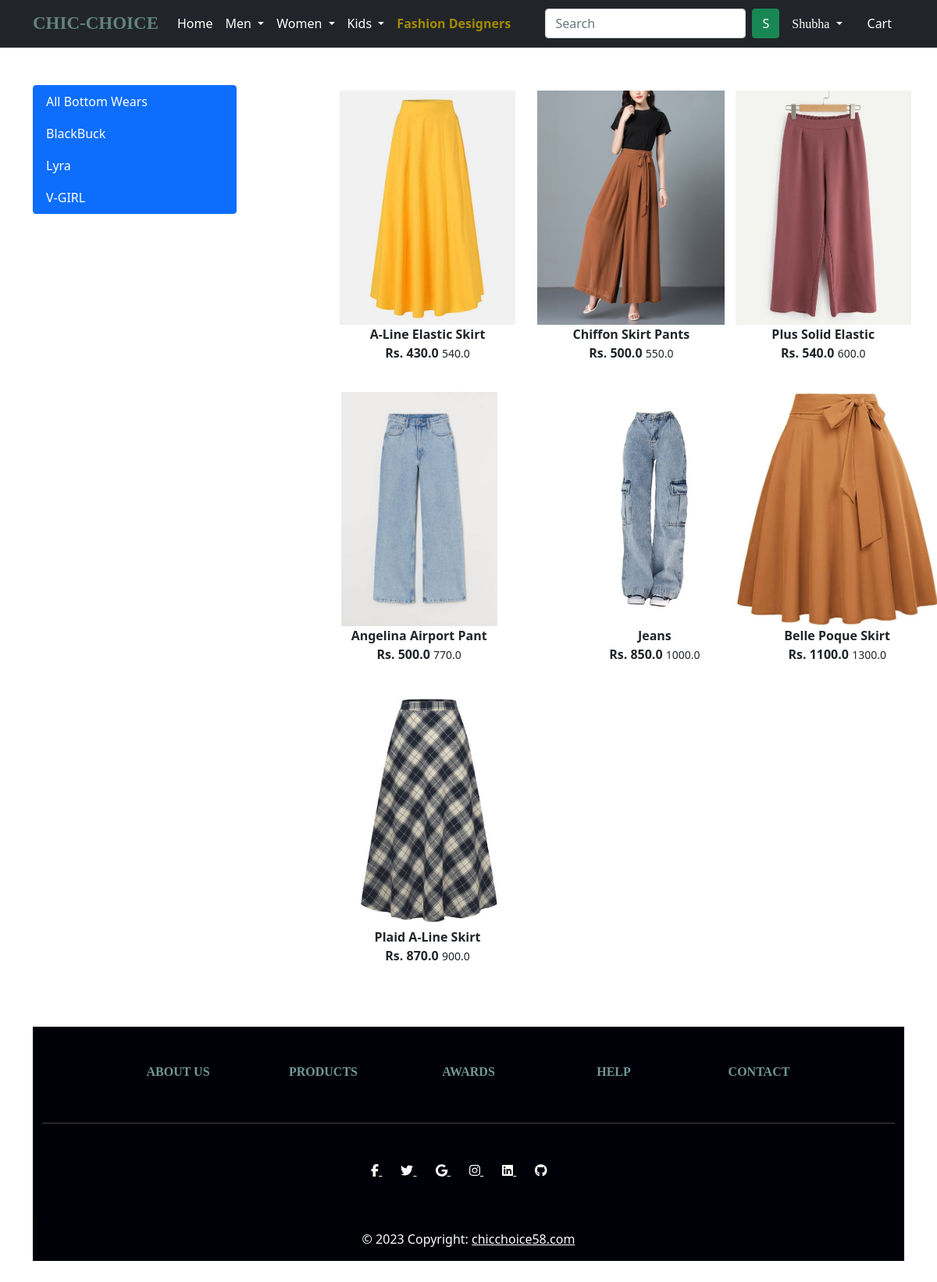
Screenshot of /bottomwear/ (signed in) with the database file from the repository.
### app/models.py (models this page shows, shortened)
class Product(models.Model):
    title = models.CharField(max_length=100)
    selling_price = models.FloatField()
    discounted_price = models.FloatField()
    description = models.TextField()
    brand = models.CharField(max_length=100)
    category = models.CharField(choices=CATEGORY_CHOICES,max_length=4)
    product_image = models.ImageField(upload_to="productimg")

### app/views.py (the view)
# urls.py: path('bottomwear/', views.bottomwear, name='bottomwear'),
@login_required
def bottomwear(request,data=None):
    if data == None:
        bottomwear = Product.objects.filter(category="BW")
    elif data == "Lyra" or data == "V-GIRL" or data == "BlackBuck" :
        bottomwear = Product.objects.filter(category="BW").filter(brand=data)
    return render(request, 'app/bottomwear.html', {"bottomwear":bottomwear})

### app/templates/app/bottomwear.html (shortened to what this page needs)
{% extends 'app/base.html' %}
{% load static %}
{% block main-content %}
<div class="container my-5">
 <div class="row">
  <div class="col-sm-3">
    <div class="list-group">
      <a href="{% url 'bottomwear' %}" class="list-group-item list-group-item-action active" aria-current="true">
        All Bottom Wears
      </a>
      <a href="{% url 'bottomweardata' 'BlackBuck' %}" class="list-group-item list-group-item-action active" aria-current="true">
        BlackBuck
        </a>
        <a href="{% url 'bottomweardata' 'Lyra' %}" class="list-group-item list-group-item-action active" aria-current="true">
          Lyra
        </a>
        <a href="{% url 'bottomweardata' 'V-GIRL' %}" class="list-group-item list-group-item-action active" aria-current="true">
          V-GIRL
        </a>
    </div>
  </div>
  <div class="col-sm-8 offset-sm-1">
    <div class="row">
      {% for product in bottomwear  %}
          <div class="col-sm-4 text-center mb-4">
              <a href="{% url 'product-detail' product.id %}" class="btn">
                  <div class="item">
                      <img src="{{ product.product_image.url }}" alt="" height="300" class="">
                      <div class="fw-bold"> {{product.title}} </div>
                      <div class="fw-bold"> Rs. {{product.discounted_price}}
                          <small class="fw-light text-decoration-line-trough"> {{ product.selling_price }} </small>
                      </div>
                  </div>
              </a>
          </div>
      {% endfor %}
     </div>
  </div>
 </div>
</div>
{% endblock main-content %}

### app/templates/app/base.html (shortened to what this page needs)
<!doctype html>
{% load static %}
<html lang="en">
  <head>
    <link href="https://cdn.jsdelivr.net/npm/bootstrap@5.0.0-beta1/dist/css/bootstrap.min.css" rel="stylesheet">
    <link rel="stylesheet" href="{% static 'app/css/owl.carousel.min.css' %}">
    <link rel="stylesheet" href="{% static 'app/css/all.min.css' %}">
    <link rel="stylesheet" href="{% static 'app/css/style.css' %}">
    <link rel="stylesheet" href="{% static 'app/css/designer_login.css' %}">
  </head>
  <body>
    <nav class="navbar navbar-expand-lg navbar-dark bg-dark">
     <div class="container">
       <a class="navbar-brand" href="/"><b style="font-weight: 1300;color: rgb(99, 129, 129); font-family:Cursive;font-size: 23px;">CHIC-CHOICE</b></a>
       <div class="collapse navbar-collapse" id="navbarSupportedContent">
         <ul class="navbar-nav me-auto mb-2 mb-lg-0">
           <li class="nav-item">
             <a class="nav-link active" aria-current="page" href="/">Home</a>
           </li>
           <li class="nav-item dropdown">
             <a class="nav-link dropdown-toggle text-white" href="#" id="electronicsDropdown" role="button" data-bs-toggle="dropdown" aria-expanded="false">
               Men
             </a>
           </li>
           <li class="nav-item dropdown">
             <a class="nav-link dropdown-toggle text-white" href="#" id="fashionDropdown" role="button" data-bs-toggle="dropdown" aria-expanded="false">
              Women
             </a>
           </li>
           <li class="nav-item dropdown">
            <a class="nav-link dropdown-toggle text-white" href="#" id="fashionDropdown" role="button" data-bs-toggle="dropdown" aria-expanded="false">
            Kids
            </a>
          </li>
          <li class="nav-item">
             <a style="color: #A38A00; font-weight: 700;" class="nav-link active" aria-current="page" href="{% url 'designers' %}">Fashion Designers</a>
           </li>
         </ul>
         <form class="d-flex" action="{% url 'search' %}" method="GET">
          <input class="form-control me-2" type="search" name="query" placeholder="Search" aria-label="Search">
          <button class="btn btn-success" type="submit" style="font-weight: 500;">S</button>
      </form>
         <div>
          <ul class="navbar-nav me-auto mb-2 mb-lg-0">
            {%  if request.user.is_authenticated %}
           <li class="nav-item dropdown mx-2">
              <a class="nav-link dropdown-toggle text-white" href="#" id="profileDropdown" role="button" data-bs-toggle="dropdown" aria-expanded="false">
                <span style="font-family:cursive;" class="text">{{ request.user.username|capfirst }}</span>
              </a>
                </li>
                <li class="nav-item mx-2">
                <a href="{% url 'showcart' %}" class="nav-link text-white"> Cart </a>
                </li>
            {% endif %}
          </ul>
         </div>
       </div>
     </div>
    </nav>
    {% block main-content %} {% endblock main-content %}
<div class="container my-5">
  <footer class="text-center text-white" style="background-color: #000108">
    <div class="container">
      <section class="mt-5">
        <div class="row text-center d-flex justify-content-center pt-5">
          <div class="col-md-2">
            <h6 class="text-uppercase font-weight-bold">
              <a style="font-family:cursive; color: rgb(114, 152, 152); font-weight: 800; text-decoration: none;" href="{% url 'about' %}" >About us</a>
            </h6>
          </div>
          <div class="col-md-2">
            <h6 class="text-uppercase font-weight-bold">
              <a style="font-family:cursive; color: rgb(114, 152, 152); font-weight: 800; text-decoration: none;" href="{% url 'home' %}" >Products</a>
            </h6>
          </div>
          <div class="col-md-2">
            <h6 class="text-uppercase font-weight-bold">
              <a style="font-family:cursive; color: rgb(114, 152, 152); font-weight: 800; text-decoration: none;" href="#!" >Awards</a>
            </h6>
          </div>
          <div class="col-md-2">
            <h6 class="text-uppercase font-weight-bold">
              <a style="font-family:cursive; color: rgb(114, 152, 152); font-weight: 800; text-decoration: none;" href="{% url 'help' %}" >Help</a>
            </h6>
          </div>
          <div class="col-md-2">
            <h6 class="text-uppercase font-weight-bold">
              <a style="font-family:cursive; color: rgb(114, 152, 152); font-weight: 800; text-decoration: none;" href="{% url 'contact' %}" >Contact</a>
            </h6>
          </div>
        </div>
      </section>
      <hr class="my-5" />
      <section class="text-center mb-5">
        <a href="" class="text-white me-4">
          <i class="fab fa-facebook-f"></i>
        </a>
        <a href="" class="text-white me-4">
          <i class="fab fa-twitter"></i>
        </a>
        <a href="" class="text-white me-4">
          <i class="fab fa-google"></i>
        </a>
        <a href="" class="text-white me-4">
          <i class="fab fa-instagram"></i>
        </a>
        <a href="" class="text-white me-4">
          <i class="fab fa-linkedin"></i>
        </a>
        <a href="" class="text-white me-4">
          <i class="fab fa-github"></i>
        </a>
      </section>
    </div>
    <div
         class="text-center p-3"
         style="background-color: rgba(0, 0, 0, 0.2)"
         >
      © 2023 Copyright:
      <a class="text-white" href="#"
         >chicchoice58.com</a
        >
    </div>
  </footer>
</div>
  </body>
</html>

### rows the page displays
Product: product_image (picture), title "A-Line Elastic Skirt", discounted_price "430.0", selling_price "540.0"
Product: product_image (picture), title "Chiffon Skirt Pants", discounted_price "500.0", selling_price "550.0"
Product: product_image (picture), title "Plus Solid Elastic", discounted_price "540.0", selling_price "600.0"
Product: product_image (picture), title "Angelina Airport Pant", discounted_price "500.0", selling_price "770.0"
Product: product_image (picture), title "Jeans", discounted_price "850.0", selling_price "1000.0"
Product: product_image (picture), title "Belle Poque Skirt", discounted_price "1100.0", selling_price "1300.0"
Product: product_image (picture), title "Plaid A-Line Skirt", discounted_price "870.0", selling_price "900.0"

### other values shown
{{ request.user.username|capfirst }} "Shubha"
